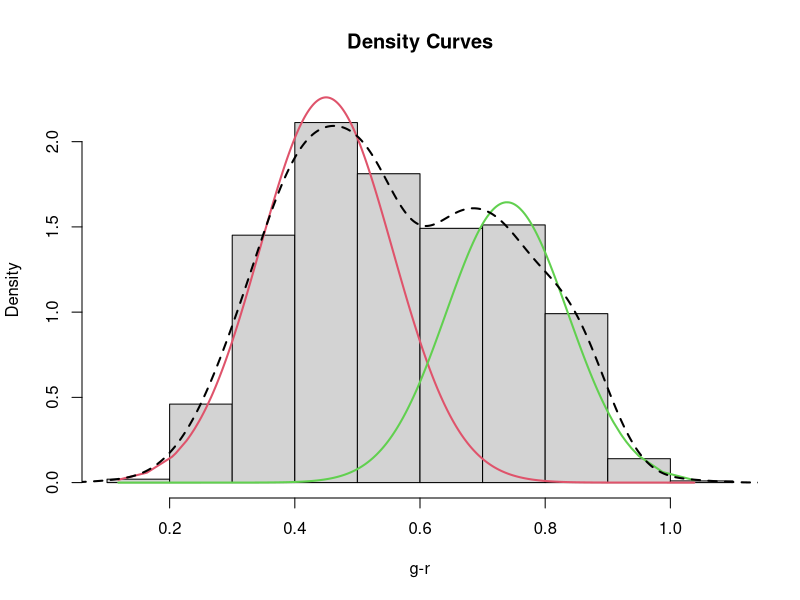
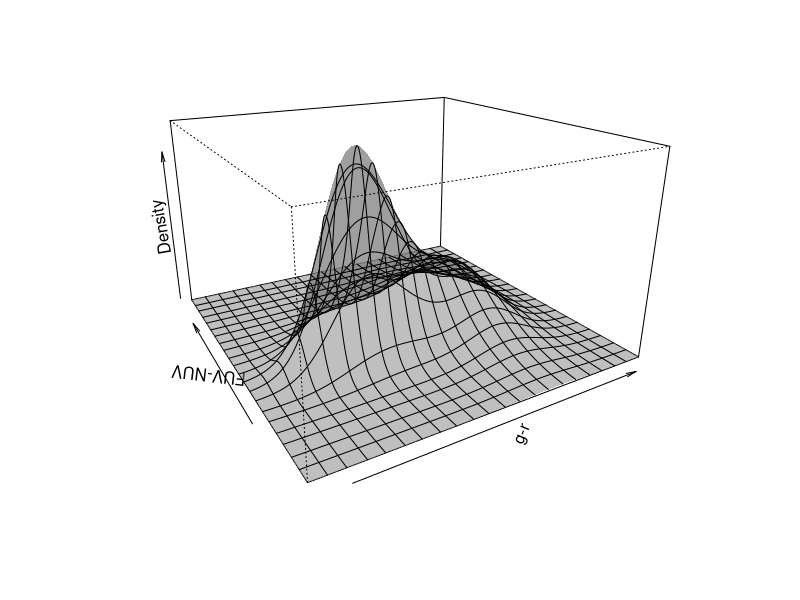
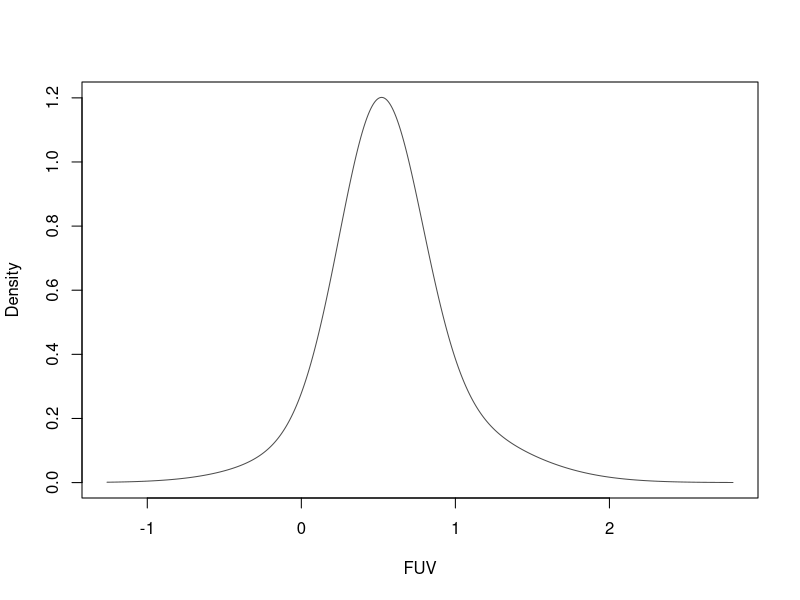
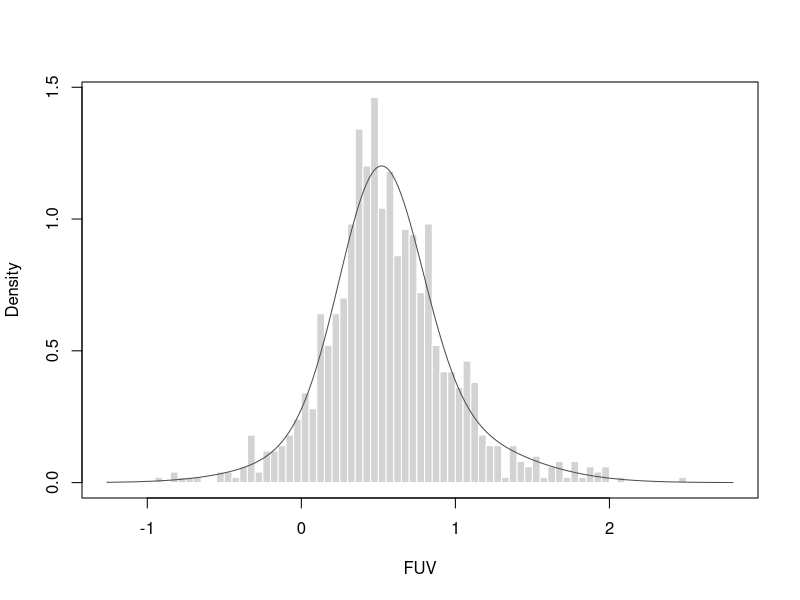
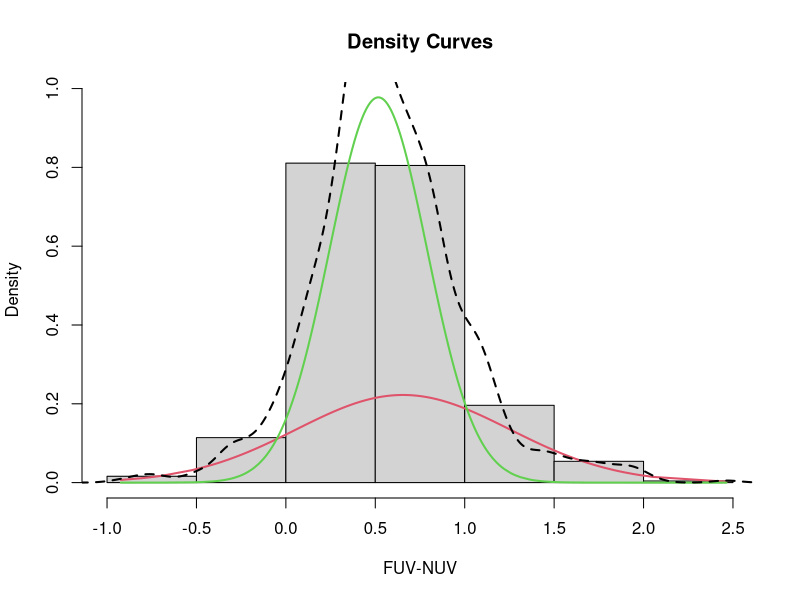
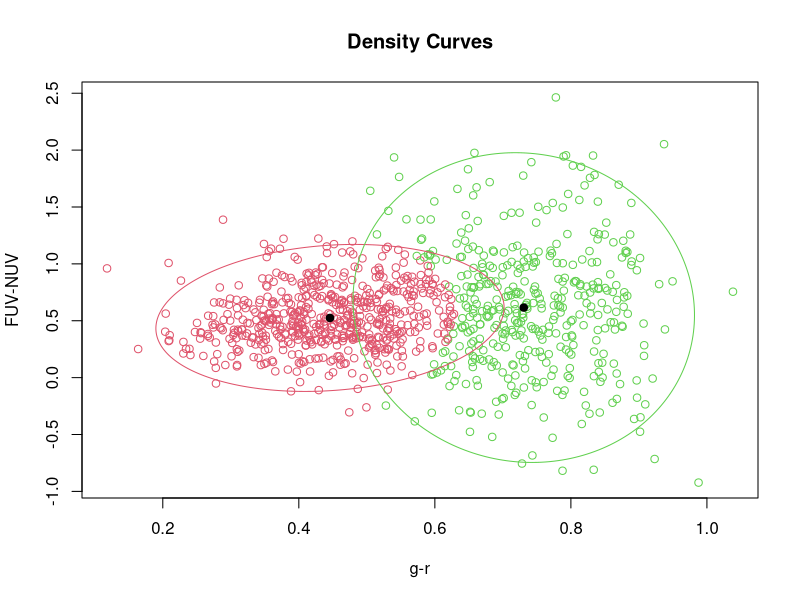
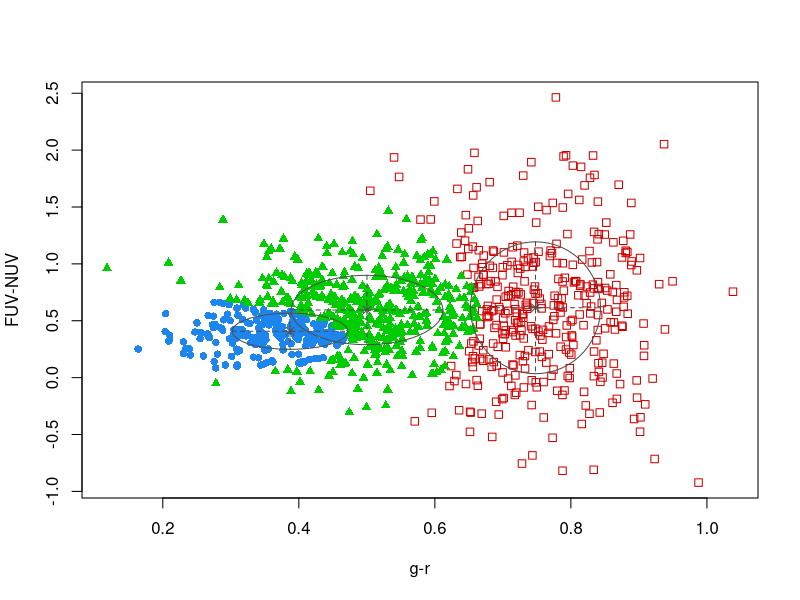
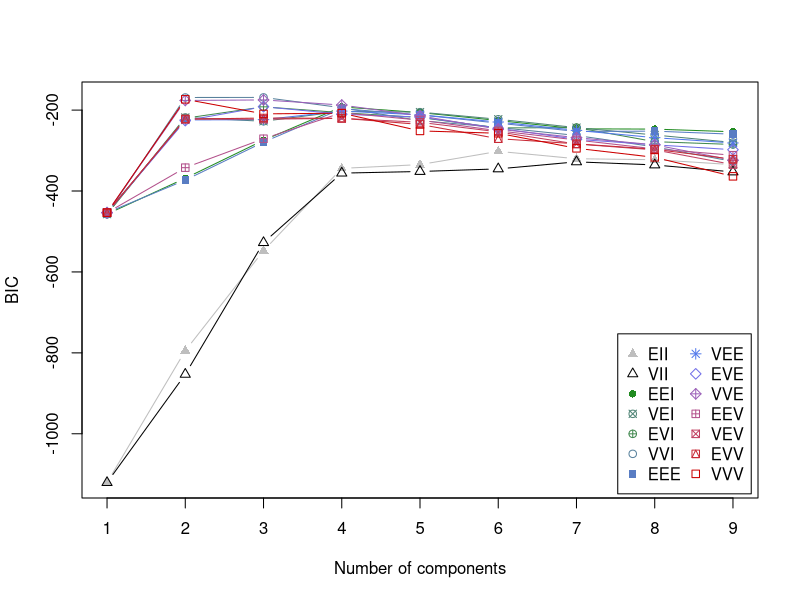

The R script that drew these images, in order: (Note: this script raises an error after producing the figures.)
library(mixtools)
library(mclust)
data<-read.table("data_index_AMADA.txt",header=TRUE)


g.r<-data$g.r
FUV<-data$FUV.NUV


mixmdl = normalmixEM(g.r)
#pdf("gr.pdf",height = 8,width = 8)
plot(mixmdl,which=2,xlab2="g-r",ylab2="Densidade")
lines(density(g.r), lty=2, lwd=2)
#dev.off()

mixmdl3 = normalmixEM(FUV)
pdf("FUV.NUV.pdf",height = 8,width = 8)
plot(mixmdl3,which=2,xlab2="FUV-NUV",ylab2="Densidade")
lines(density(FUV), lty=2, lwd=2)
dev.off()

data2<-data.frame(data$g.r,data$FUV.NUV)
mixmdl2 = mvnormalmixEM(data2)
pdf("bivariate.pdf",height = 8,width = 8)
plot(mixmdl2,which=2,ylab2="FUV-NUV",xlab2="g-r")
dev.off()


colnames(data2)<-c("g-r","FUV-NUV")
M1<-Mclust(data2)
pdf("Mixture_models.pdf",height = 8,width = 8)
plot(M1, what = "classification")
dev.off()

pdf("BIC.pdf",height = 8,width = 8)
plot(M1, what = "BIC")
dev.off()

plot(M1, what = "density", type = "persp")

M2<-densityMclust(FUV)
plot(M2, what = "density", data = FUV, breaks = 50)

M2$classification

gdata<-data.frame(FUV=M2$data,class=M2$classification)
gdata$class<-as.factor(gdata$class)
ggplot(gdata,aes(x=FUV,group=class))+
  geom_histogram(binwidth=0.1,aes(fill=class,alpha=0.2))

ggplot(gdata,aes(x=FUV))+
  geom_density()
